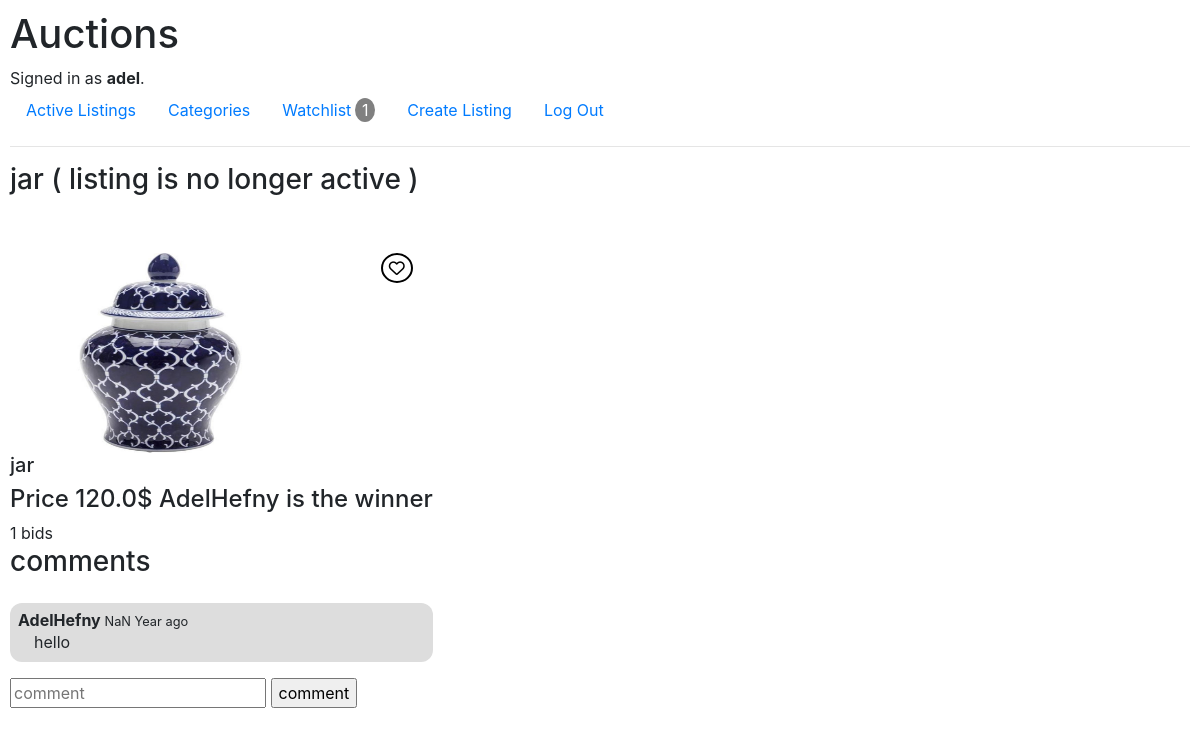
The page /listing/9 (signed in) on the database its author committed.
### auctions/models.py (models this page shows)
class User(AbstractUser):
    watchList = models.ManyToManyField('Listing',blank=True,related_name="user_watching")

class Listing(models.Model):
    title = models.CharField(max_length=64)
    description = models.TextField()
    img = models.ImageField(upload_to='auctions/images/',default="auctions/images/default-placeholder.png")
    latest_bid_price = models.FloatField(blank=False,default=0)
    latest_bider = models.ForeignKey(User,blank=True,null=True,on_delete=models.CASCADE)
    biders = models.ManyToManyField(User,blank=True,related_name="listings")
    created_at = models.DateTimeField(default=datetime.now())
    active = models.BooleanField(default=True)
    created_by = models.ForeignKey(User,on_delete=models.CASCADE,related_name="created_listings",blank=False,null=True)

class Comment(models.Model):
    user = models.ForeignKey(User,on_delete=models.CASCADE,related_name="comments")
    listing = models.ForeignKey(Listing,on_delete=models.CASCADE,related_name="comments")
    comment = models.TextField()
    created_at = models.DateTimeField(default=datetime.now())

### auctions/views.py (the view, shortened to what this page needs)
# urls.py: path("listing/<str:listId>", views.listing_page, name="listing_page"),
def listing_page(request,listId):
    listing = Listing.objects.get(pk=listId)
    return render(request, "auctions/listing.html",{
        "listing": listing
    })

### auctions/templates/auctions/listing.html (shortened to what this page needs)
{% extends "auctions/layout.html" %} {% block body %}
<section style="position: relative; width: fit-content">
  <h3 style="padding-bottom: 3rem">
    {{listing.title}} {% if listing.active == False%} ( listing is no longer
    active ) {%endif%}
  </h3>
  <div style="position: relative">
    {% if user.is_authenticated %} {% if listing in request.user.watchList.all%}
    <button onclick="addToWatchList()" id="watchListBtn">
      <i class="fa-solid fa-heart" style="color: #ff0000"></i>
    </button>
    {% else %}
    <button onclick="addToWatchList()" id="watchListBtn">
      <i class="fa-regular fa-heart"></i>
    </button>
    {% endif %} {% endif %}
    <img
      src="{{ listing.img.url }}"
      alt="listing image"
      width="300"
      height="200"
    />
  </div>
  <h5>{{listing.description}}</h5>
  <h4>
    Price {{listing.latest_bid_price}}$ {% if listing.active == False%}<span
      >{% if listing.latest_bider != None%}<span
        >{{listing.latest_bider}} is the winner</span
      >
      {% endif %}</span
    >{%endif%}
  </h4>
  {% if listing.active == False%}
  <span>{{ listing.bids.all.count}} bids </span>
  {% else %}
  <span>{{ listing.bids.all.count}} bid('s) so far.</span>
  {% endif %}
  <div class="comments">
    <h3>comments</h3>
    {% for comment in listing.comments.all %}
    <div class="comment" id="comment-{{comment.pk}}">
      <h6>{{comment.user.username }} <span>{{comment.created_at }}</span></h6>
      <p>{{comment.comment }}</p>
    </div>
    {% endfor %}
  </div>
  {% if user.is_authenticated %}
  <div>
    <input type="text" id="comment" name="comment" placeholder="comment" />
    <input type="submit" value="comment" onclick="addComment()" />
  </div>
  {% endif %}
</section>
{% endblock%}

### auctions/templates/auctions/layout.html (shortened to what this page needs)
{% load static %}
<!DOCTYPE html>
<html lang="en">
  <head>
    <link
      rel="stylesheet"
      href="https://stackpath.bootstrapcdn.com/bootstrap/4.4.1/css/bootstrap.min.css"
    />
    <link rel="stylesheet" href="{% static 'auctions/styles.css' %}" />
  </head>
  <body>
    <h1>Auctions</h1>
    <div>
      {% if user.is_authenticated %} Signed in as
      <strong>{{ user.username }}</strong>. {% else %}
      <h1>Not signed in.</h1>
      {% endif %}
    </div>
    <ul class="nav">
      <li class="nav-item">
        <a class="nav-link" href="{% url 'index' %}">Active Listings</a>
      </li>
      {% if user.is_authenticated %}
      <li class="nav-item">
        <a class="nav-link" href="{% url 'category' %}">Categories</a>
      </li>
      <li class="nav-item">
        <a class="nav-link d-flex flex-row ga" href="{% url 'watchlist' %}"
          >Watchlist
          <span class="tag ml-1" id="watchlist"
            >{{request.user.watchList.all.count}}</span
          ></a
        >
      </li>
      <li class="nav-item">
        <a class="nav-link" href="{% url 'createListing' %}">Create Listing</a>
      </li>
      <li class="nav-item">
        <a class="nav-link" href="{% url 'logout' %}">Log Out</a>
      </li>
      {% endif %}
    </ul>
    <hr />
    {% block body %} {% endblock %}
  </body>
</html>

### auctions/static/auctions/styles.css (style rules this page uses)
body { padding: 10px; }
ul { list-style: none; padding: 0; }
.tag { background-color: gray; color: white; display: block; width: 20px; border-radius: 50%; text-align: center; }
#watchListBtn { position: absolute; right: 20px; top: 0; outline: none; border: none; background-color: white; border-radius: 50%; border: black 2px solid; }
.comments { display: flex; flex-direction: column; gap: 1rem; padding-bottom: 1rem; }
.comment { display: flex; flex-direction: column; align-items: start; background-color: rgb(221, 221, 221); justify-content: center; border-radius: 12px; padding: 0.5rem; }
.comment h6 { margin: 0; font-weight: 700; }
.comment p { margin: 0; font-weight: 400; padding-left: 1rem; }
.comment h6 span { font-weight: 400; font-size: 0.8rem; }

### rows shown on the page
User: username "adel", user.watchList.all.count "1"
Listing: title "jar", description "jar", latest_bid_price "120.0", latest_bider "AdelHefny", bids.all.count "1"
Comment: user.username "AdelHefny", comment "hello"
